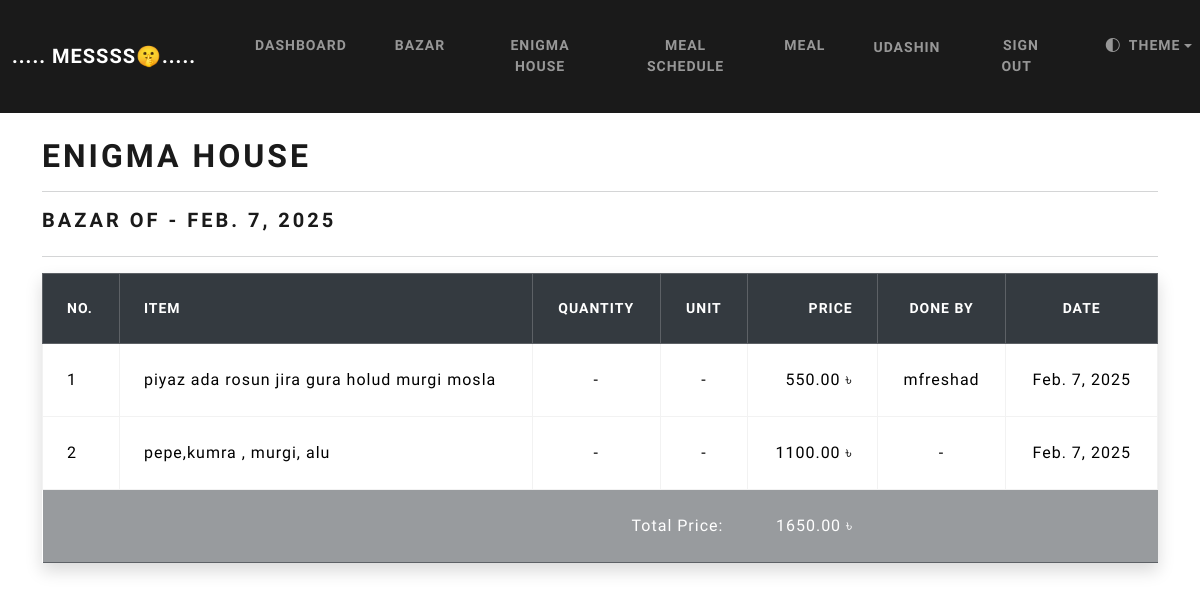
The app's page /bazar-list/2025-02-07 (signed in) with its own data.
### webapp/models.py (models this page shows, shortened)
class User(AbstractBaseUser):
    first_name = models.CharField(max_length=50)
    last_name = models.CharField(max_length=50)
    username = models.CharField(max_length=50, unique=True)
    email = models.EmailField(max_length=100 , unique=True)
    phone = models.CharField(max_length=15, blank=True, unique=False, null=True)
    date_joined = models.DateTimeField(auto_now_add=True)
    last_login = models.DateTimeField(auto_now_add=True)
    created_login = models.DateTimeField(auto_now_add=True)
    modified_login = models.DateTimeField(auto_now_add=True)
    is_admin = models.BooleanField(default=False)
    is_staff = models.BooleanField(default=False)
    is_active = models.BooleanField(default=True)
    is_superadmin = models.BooleanField(default=False)
    in_mess = models.ForeignKey(
        Mess,
        on_delete=models.SET_NULL,
        null=True,
        blank=True,
        related_name='user'
    )
    USERNAME_FIELD = 'email'
    REQUIRED_FIELDS = ['username', 'first_name', 'last_name']
    objects = UserManager()
    def __str__(self):
        return self.username

class Mess(models.Model):
    name = models.CharField(max_length=100)
    mess_code = models.CharField(max_length=8, unique=True)
    lunch_update_time =  models.TimeField(default="08:00")
    meal_update_time =  models.TimeField(default="18:00")
    def __str__(self):
        return self.name

class Bazar(models.Model):
    KILOGRAM = 'kg'
    LITTER = 'L'
    UNIT_CHOICE = (
        (KILOGRAM, 'kg'),
        (LITTER, 'L')
    )
    date = models.DateField(auto_now_add=True)
    item_name = models.CharField(max_length=100)
    quantity = models.DecimalField(max_digits=5, decimal_places=2, blank=True, null=True)
    unit = models.CharField(choices=UNIT_CHOICE,max_length=5, blank=True, null=True)
    price = models.DecimalField(max_digits=8, decimal_places=2)
    mess = models.ForeignKey(
        Mess,
        on_delete=models.SET_NULL,
        null=True,  # if Mess is deleted it will be NuLL
        related_name='bazar'
    )
    done_by = models.ForeignKey(
        User,
        on_delete=models.SET_NULL,
        null=True,
        blank=True,
        related_name='bazar'
    )
    class Meta:
        ordering = ['-date']

### webapp/views.py (the view)
# urls.py: path('bazar-list/<str:date>', views.bazar_list_date, name="bazar-list-date"),
@login_required(login_url='my-login')
@never_cache
def bazar_list_date(request , date):
    member = request.user
    member_of_mess = member.in_mess
    if not member_of_mess:
        return redirect('join_mess')
    try:
        date_obj = datetime.strptime(date, '%Y-%m-%d').date()
    except ValueError:
        return redirect('bazar-list')  # Or show an error message
    all_records = Bazar.objects.filter(mess=member_of_mess, date=date_obj)
    total_price = round(all_records.aggregate(total_price=Sum('price'))['total_price'], 2)
    context = {
        'items': all_records,
        'date': date_obj,
        'total_price': total_price,
    }
    return render(request, 'webapp/bazar-list-details-date.html', context=context)

### webapp/templates/webapp/bazar-list-details-date.html (shortened to what this page needs)
{% extends "webapp/base.html" %}
{% load crispy_forms_tags %}
{% block content %}
    <h1> {{user.in_mess}} </h1>
    <hr>
    <div class="d-flex justify-content-between align-items-center flex-wrap">
        <span class="h4">Bazar of - <strong id="">{{date}}</strong></span>
    </div>
    <hr>
    <table class="table table-hover table-bordered shadow">
        <thead class="table-dark sticky-top mt-5">
        <th scope="col"> No. </th>
        <th scope="col"> Item </th>
        <th scope="col" class="text-center"> Quantity </th>
        <th scope="col" class="text-center"> Unit </th>
        <th scope="col" class="text-end"> Price </th>
        <th scope="col" class="text-center"> Done by </th>
        <th scope="col" class="text-center"> Date </th>
        </thead>
        <tbody>
            {% if items %}
                {% for item in items %}
                    <tr>
                        <td>{{forloop.counter}}</td>
                        <td>{{item.item_name}}</td>
                        {% if item.quantity %}
                            <td class="text-center">{{item.quantity}}</td>
                        {% else %}
                            <td class="text-center"> - </td>
                        {% endif %}
                        {% if item.unit %}
                            <td class="text-center">{{item.unit}}</td>
                        {% else %}
                            <td class="text-center"> - </td>
                        {% endif %}
                        <td class="text-end">{{item.price}} &#2547; </td>
                        {% if item.done_by %}
                            <td class="text-center">{{item.done_by}}</td>
                        {% else %}
                            <td class="text-center"> - </td>
                        {% endif %}
                        <td class="text-center">{{item.date}}</td>
                    </tr>
                {% endfor %}
                <tr class="table-dark opacity-50">
                    <td colspan="4" class="text-end border-0"> <strong >Total Price:  </strong> </td>
                    <td colspan="1" class="text-end border-0"> <strong > {{total_price}} &#2547; </strong> </td>
                    <td colspan="2" class="text-start border-0"><strong>  </strong> </td>
                </tr>
            {% endif %}
        </tbody>
    </table>
    <br>
  {% endblock %}

### webapp/templates/webapp/navbar.html (shortened to what this page needs)
<nav class="navbar navbar-expand-lg navbar-dark bg-primary justify-content-center" data-bs-theme="dark">
      <a class="navbar-brand main-heading" href="{% url 'home' %}">
        &nbsp; ..... MeSsss🤫.....
      </a>
      <div class="collapse navbar-collapse text-center" id="navbarNavDropdown">
        <ul class="navbar-nav mr-auto">
          {% if user.is_authenticated %}
            {% if  user.in_mess %}
              <li class="nav-item">
                <a class="nav-link {% if request.path == '/dashboard' %}active{% endif %}" href='{% url "dashboard" %}'>Dashboard</a>
              </li>
              <li class="nav-item">
                <a class="nav-link {% if request.path == '/bazar-list' %}active{% endif %}" href='{% url "bazar-list" %}'>Bazar  </a>
              </li>
              <li class="nav-item">
                <a class="nav-link {% if request.path == '/my-mess' %}active{% endif %}" href='{% url "my-mess" %}'>{{user.in_mess}}  </a>
              </li>
              <li class="nav-item">
                <a class="nav-link {% if request.path == '/meal-schedule' %}active{% endif %}" href='{% url "meal_schedule" %}'> Meal Schedule  </a>
              </li>
              <li class="nav-item">
                <a class="nav-link {% if request.path == '/meal' %}active{% endif %}" href='{% url "meal_list" %}'> Meal</a>
              </li>
            {% else %}
              <li class="nav-item">
                <a class="nav-link {% if request.path == '/join-mess' or request.path == '/create-mess' %}active{% endif %}" href='{% url "join_mess" %}'>Join Mess &nbsp; <i class="fa fa-home" aria-hidden="true"></i> </a>
              </li>
            {% endif %}
            {% if  user.is_authenticated %}
            <li class="nav-item">
              <a class="nav-link btn btn-light " {%comment%}style="border-radius: 50%;"{%endcomment%} href="">{{user}} </a>
            </li>
          {% endif %}
            <li class="nav-item">
              <a class="nav-link " href='{% url "logout" %}'>Sign out &nbsp;  </a>
            </li>
          {% endif %}
          <li class="nav-item dropdown ms-auto me-auto" style='list-style-type: none;'>
            <a
              class="nav-link dropdown-toggle d-flex align-items-center"
              href="#"
              id="theme-menu"
              aria-expanded="false"
              data-bs-toggle="dropdown"
              aria-label="Toggle theme"
            >
              <i class="bi bi-circle-half"></i>
              <span class="ms-2">Theme</span>
            </a>
          </li>
        </ul>
      </div>
  </nav>

### static/css/style.css (style rules this page uses)
body { overflow-x: hidden; }

### records on screen
User: in_mess "ENIGMA HOUSE", username "UDASHIN"
Bazar: item_name "piyaz ada rosun jira gura holud murgi mosla", price "550.00", done_by "mfreshad", date "Feb. 7, 2025"
Bazar: item_name "pepe,kumra , murgi, alu", price "1100.00", date "Feb. 7, 2025"

### other values on screen
{{ date }} "FEB. 7, 2025"
{{ total_price }} "1650.00"
